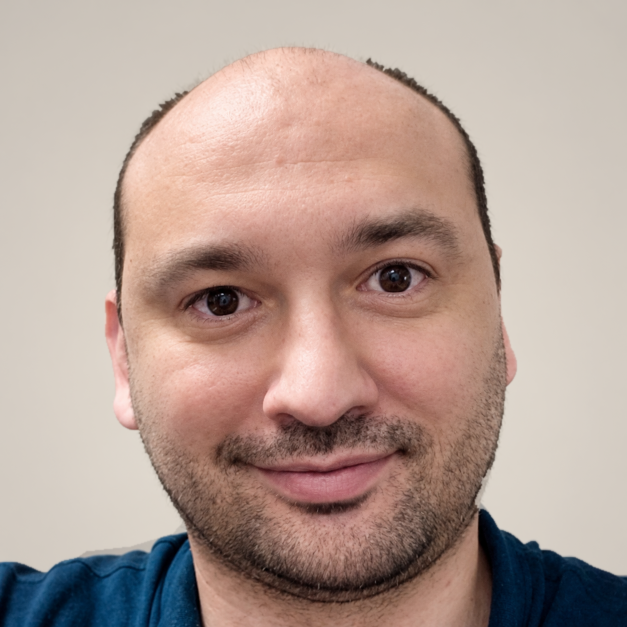
#> input picture profile-hdr/source-light-background-v3.png, 1254 x 1254 px (shown at 1/2 size)
$ python make_profile_hdr_variants.py   (older library calls are emulated)
#> lines starting #> are read from the running program, lines starting #| are printed output that depends on the picture
import json
import io
import struct
from pathlib import Path

import imagecodecs
import numpy as np
from PIL import Image


ROOT = Path(__file__).parent
OUTPUT = ROOT / "profile-hdr"
WEIGHTS = np.array([0.2126, 0.7152, 0.0722])
DISPLAY_BOOST = 1000 / 203
OFFSET = 1 / 16


def encode_even_gainmap(template, color, alpha):
    split = template.index(b"\xff\xd9\xff\xd8") + 2
    primary = bytearray(template[:split])
    base = imagecodecs.ultrahdr_decode(template, dtype=np.float16, boost=1)[..., :3].astype(np.float32)
    target = base * (1 - alpha) + np.asarray(color, dtype=np.float32) * alpha
    # Author against the stored JPEG, with offsets to illuminate even zero-valued pixels.
    stops = np.log2((target + OFFSET) / (base + OFFSET))
    assert stops.min() >= -4 and stops.max() <= 8
    gain = np.round((stops + 4) / 12 * 255).astype(np.uint8)
    stream = io.BytesIO()
    Image.fromarray(gain).save(stream, format="JPEG", quality=100, subsampling=0)
    # ISO 21496-1: base color space, shared RGB parameters, SDR headroom zero.
    metadata = b"urn:iso:std:iso:ts:21496:-1\x00"
    metadata += struct.pack(">HHB", 0, 0, 0x40)
    metadata += struct.pack(">IIII", 0, 1, round(np.log2(DISPLAY_BOOST) * 1000000), 1000000)
    metadata += struct.pack(">iIiIIIiIiI", -4, 1, 8, 1, 1, 1, 1, 16, 1, 16)
    segment = b"\xff\xe2" + struct.pack(">H", len(metadata) + 2) + metadata
    gain_jpeg = stream.getvalue()
    secondary = gain_jpeg[:2] + segment + gain_jpeg[2:]
    mpf = primary.index(b"MPF\x00") + 4
    assert primary[mpf:mpf + 4] == b"MM\x00*"
    directory = mpf + struct.unpack_from(">I", primary, mpf + 4)[0]
    count = struct.unpack_from(">H", primary, directory)[0]
    entries = None
    for i in range(count):
        pos = directory + 2 + i * 12
        if struct.unpack_from(">H", primary, pos)[0] == 0xB002:
            entries = mpf + struct.unpack_from(">I", primary, pos + 8)[0]
    assert entries is not None
    struct.pack_into(">I", primary, entries + 4, len(primary))
    struct.pack_into(">II", primary, entries + 20, len(secondary), len(primary) - mpf)
    return bytes(primary) + secondary


def main():
    OUTPUT.mkdir(exist_ok=True)
    base = np.asarray(Image.open(OUTPUT / "source-light-background-v3.png").convert("RGB"))
#> base is the input picture: shape (1254, 1254, 3); mean R, G, B 179, 157.2, 148.1
    rgb = base.astype(np.float32) / 255
    linear = np.where(rgb <= 0.04045, rgb / 12.92, ((rgb + 0.055) / 1.055) ** 2.4)
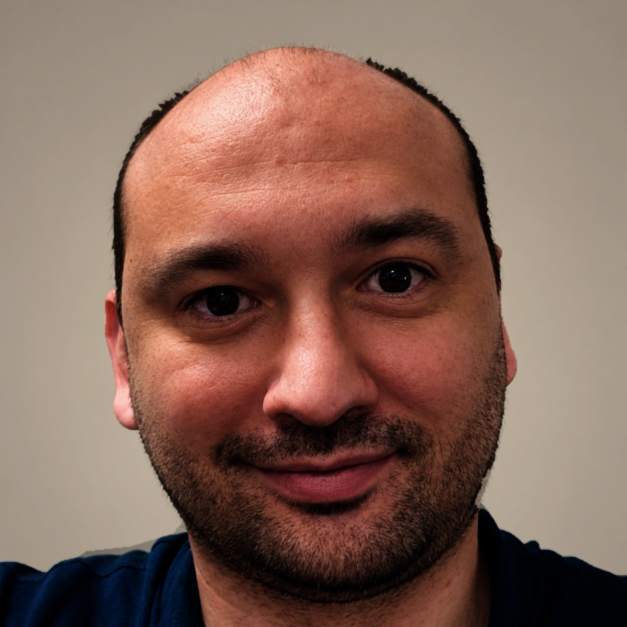
#> linear: shape (1254, 1254, 3) float32 (shown at 1/2 size); mean R, G, B 0.519, 0.399, 0.348
    height, width = base.shape[:2]
#> height = 1254; width = 1254
    sdr = np.full((height, width, 4), 255, dtype=np.uint8)
    sdr[..., :3] = base
    fallback_pixels = None
    report = {}
    for region in ("iris-and-pupil", "entire-eyeball"):
        mask = np.asarray(
            Image.open(ROOT / "profile-soft-glow" / f"{region}-mask.png"), dtype=np.float32,
        ) / 255
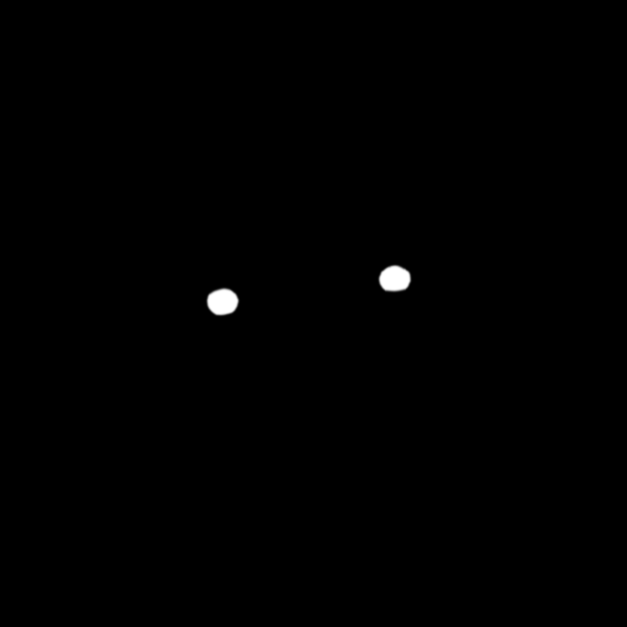
#> input picture profile-soft-glow/iris-and-pupil-mask.png, 1254 x 1254 px (shown at 1/2 size)
        assert mask.shape == (height, width)
        alpha = (mask * 0.995)[..., None]
        for color, target in [("white", [4.0, 4.0, 4.0]), ("red", [10.0, 0.30, 0.015])]:
            name = f"{region}-{color}"
            hdr_rgb = linear * (1 - alpha) + np.array(target, dtype=np.float32) * alpha
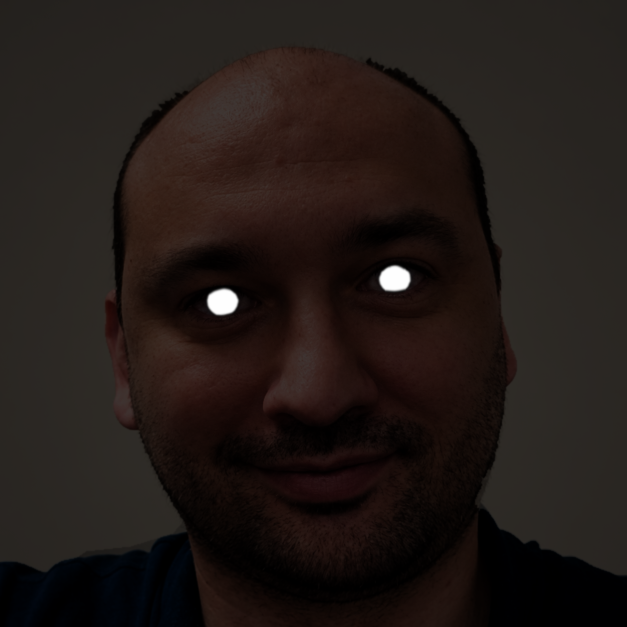
#> hdr_rgb: shape (1254, 1254, 3) float32 (shown at 1/2 size); mean R, G, B 0.532, 0.412, 0.361; drawn with min black and max white
            hdr = np.ones((height, width, 4), dtype=np.float16)
            hdr[..., :3] = hdr_rgb
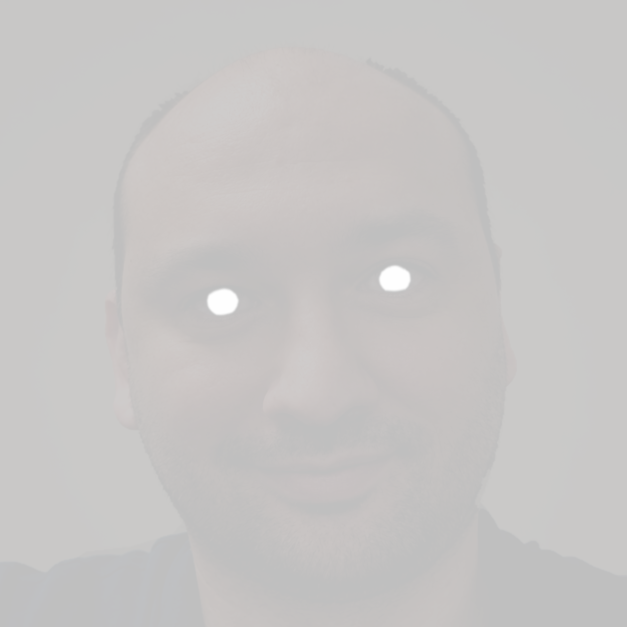
#> hdr: shape (1254, 1254, 4) float16 (shown at 1/2 size); mean R, G, B, A 0.532, 0.412, 0.361, 1; transparent parts drawn white
            assert np.array_equal(hdr[..., :3][mask == 0], linear.astype(np.float16)[mask == 0])
            encoded = imagecodecs.ultrahdr_encode(
                hdr, level=100, sdr=sdr, scale=1, multichannel=True,
                gamut=imagecodecs.ULTRAHDR.CG.BT_709,
                transfer=imagecodecs.ULTRAHDR.CT.LINEAR,
                gainmap_level=100, boostmin=0.01, boostmax=1024, nits=1000,
            )
            encoded = encode_even_gainmap(encoded, target, alpha)
            path = OUTPUT / f"{name}-v3.jpg"
            path.write_bytes(encoded)
            saved = path.read_bytes()
            assert imagecodecs.ultrahdr_check(saved)
            decoded = imagecodecs.ultrahdr_decode(saved, dtype=np.float16, boost=DISPLAY_BOOST)
            baseline = imagecodecs.ultrahdr_decode(saved, dtype=np.float16, boost=1)
            assert decoded.shape == hdr.shape and np.isfinite(decoded).all()
            with Image.open(path) as fallback:
                pixels = np.asarray(fallback.convert("RGB"))
            if fallback_pixels is None:
                fallback_pixels = pixels.copy()
            assert np.array_equal(pixels, fallback_pixels), "SDR fallback differs between variants"
            assert np.abs(pixels.astype(float) - base).mean() < 2
            lit = decoded[..., :3].astype(np.float32)
            normal = baseline[..., :3].astype(np.float32)
            outside = mask == 0
            outside_error = np.abs(lit[outside] - normal[outside])
            assert np.quantile(outside_error, 0.999) < 0.03
            medians = []
            for left, top, right, bottom in [(340, 545, 535, 665), (690, 490, 875, 615)]:
                eye_mask = mask[top:bottom, left:right] > 0.98
                eye = lit[top:bottom, left:right][eye_mask]
                luminance = eye @ WEIGHTS
                median = float(np.median(luminance))
                medians.append(median)
                assert median > 1.0, f"{name}: eye not above SDR white: {median}"
                assert luminance.min() > median * 0.80, f"{name}: remaining dark patch"
                for channel in range(3):
                    if target[channel] > 0.1:
                        assert np.max(np.abs(eye[:, channel] / target[channel] - 1)) < 0.20
                if color == "red":
                    assert np.median(eye[:, 0]) > 8 * np.median(eye[:, 1:].max(axis=1))
                else:
                    assert np.median(eye.max(axis=1) - eye.min(axis=1)) < 0.5
            report[name] = {
                "size": list(base.shape[:2][::-1]),
                "bytes": len(saved),
                "median_eye_luminance_relative_to_sdr_white": medians,
                "decode_display_boost": DISPLAY_BOOST,
                "sdr_fallback_mean_error_8bit": float(np.abs(pixels.astype(float) - base).mean()),
                "outside_mask_hdr_error_p999_relative_to_sdr_white": float(np.quantile(outside_error, 0.999)),
            }
            preview = np.clip(lit / 4, 0, 1)
            preview = np.where(preview <= 0.0031308, preview * 12.92, 1.055 * preview ** (1 / 2.4) - 0.055)
            preview = Image.fromarray(np.round(preview * 255).astype(np.uint8))
            preview.crop((350, 520, 860, 645)).resize((1020, 250)).save(OUTPUT / f"{name}-v3-decoded.png")
            print(f"{name}: {len(saved):,} bytes; eye luminance {medians}; valid RGB HDR gain map")
    (OUTPUT / "validation-v3.json").write_text(json.dumps(report, indent=2) + "\n", encoding="ascii")
    print("All four variants retain pixel-identical normal SDR fallback images.")


if __name__ == "__main__":
    main()
#> (the call stopped at in main, `encoded = imagecodecs.ultrahdr_encode( hdr, level=100, sdr=sdr, scale=..`: imagecodecs is not available in this run)
